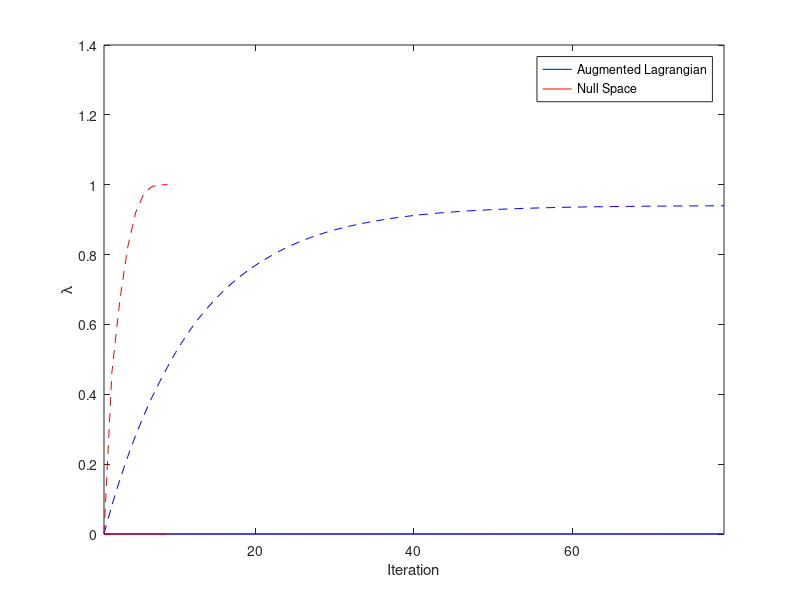

This figure's MATLAB source:
load("AugmentedLagrAcademic2.mat")
a.cost  = c;
a.const = h;
a.dual  = d;
a.iter  = 1:length(c);

load("NullSpaceVariablesAcademic2.mat")
n.cost  = c;
n.const = h;
n.dual  = d;
n.iter  = 1:length(c);

load("fminconIPOPTacademic2.mat")
i.cost  = c;
i.const = h;
i.iter  = 1:length(c);

load("fminconSQPacademic2.mat")
s.cost  = c;
s.const = h;
s.iter  = 1:length(c);

% subplot(1,2,1)
% plot(a.iter,a.cost,'b',n.iter,n.cost,'g',i.iter,i.cost,'c',s.iter,s.cost,'r')
% xlabel('Iteration')
% ylabel('Cost f(x)')
% legend('Augmented Lagrangian','Null Space','IPOPT','SQP')
% 
% 
% subplot(1,2,2)
% plot(a.iter,a.const(1,:),'b',n.iter,n.const(1,:),'g',i.iter,i.const(1,:),'c',s.iter,s.const(1,:),'r',...
%     a.iter,a.const(2,:),'b--',n.iter,n.const(2,:),'g--',i.iter,i.const(2,:),'c--',...
%     s.iter,s.const(2,:),'r--')
% xlabel('Iteration')
% ylabel('Constraints')
% legend('Augmented Lagrangian','Null Space','IPOPT','SQP')

figure()
plot(a.iter,a.dual(1,:),'b',n.iter,n.dual(1,:),'r',a.iter,a.dual(2,:),'b--',n.iter,n.dual(2,:),'r--')
xlabel('Iteration')
ylabel('\lambda')
xlim([1,a.iter(end)])
legend('Augmented Lagrangian','Null Space')
